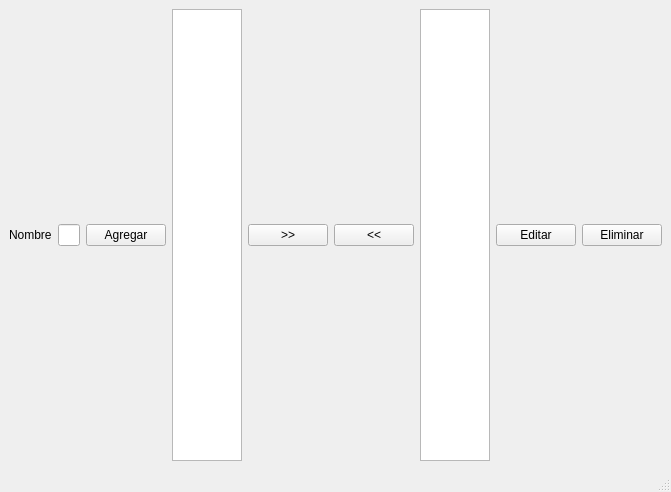
<?xml version="1.0" encoding="UTF-8"?>
<ui version="4.0">
 <class>MainWindow</class>
 <widget class="QMainWindow" name="MainWindow">
  <property name="geometry">
   <rect>
    <x>0</x>
    <y>0</y>
    <width>647</width>
    <height>492</height>
   </rect>
  </property>
  <property name="windowTitle">
   <string>MainWindow</string>
  </property>
  <widget class="QWidget" name="centralwidget">
   <layout class="QHBoxLayout" name="horizontalLayout_5">
    <item>
     <layout class="QHBoxLayout" name="horizontalLayout">
      <item>
       <widget class="QLabel" name="label">
        <property name="text">
         <string>Nombre</string>
        </property>
       </widget>
      </item>
      <item>
       <widget class="QLineEdit" name="nombre">
        <property name="text">
         <string/>
        </property>
       </widget>
      </item>
      <item>
       <widget class="QPushButton" name="agregar">
        <property name="text">
         <string>Agregar</string>
        </property>
       </widget>
      </item>
     </layout>
    </item>
    <item>
     <layout class="QHBoxLayout" name="horizontalLayout_2">
      <item>
       <widget class="QListWidget" name="lista1"/>
      </item>
      <item>
       <layout class="QVBoxLayout" name="verticalLayout"/>
      </item>
      <item>
       <widget class="QPushButton" name="pasar">
        <property name="text">
         <string>&gt;&gt;</string>
        </property>
       </widget>
      </item>
      <item>
       <widget class="QPushButton" name="volver">
        <property name="text">
         <string>&lt;&lt;</string>
        </property>
       </widget>
      </item>
      <item>
       <widget class="QListWidget" name="lista2"/>
      </item>
     </layout>
    </item>
    <item>
     <layout class="QHBoxLayout" name="horizontalLayout_3">
      <item>
       <widget class="QPushButton" name="editar">
        <property name="text">
         <string>Editar</string>
        </property>
       </widget>
      </item>
      <item>
       <widget class="QPushButton" name="eliminar">
        <property name="text">
         <string>Eliminar</string>
        </property>
       </widget>
      </item>
     </layout>
    </item>
   </layout>
  </widget>
  <widget class="QMenuBar" name="menubar">
   <property name="geometry">
    <rect>
     <x>0</x>
     <y>0</y>
     <width>647</width>
     <height>21</height>
    </rect>
   </property>
  </widget>
  <widget class="QStatusBar" name="statusbar"/>
 </widget>
 <resources/>
 <connections/>
</ui>
